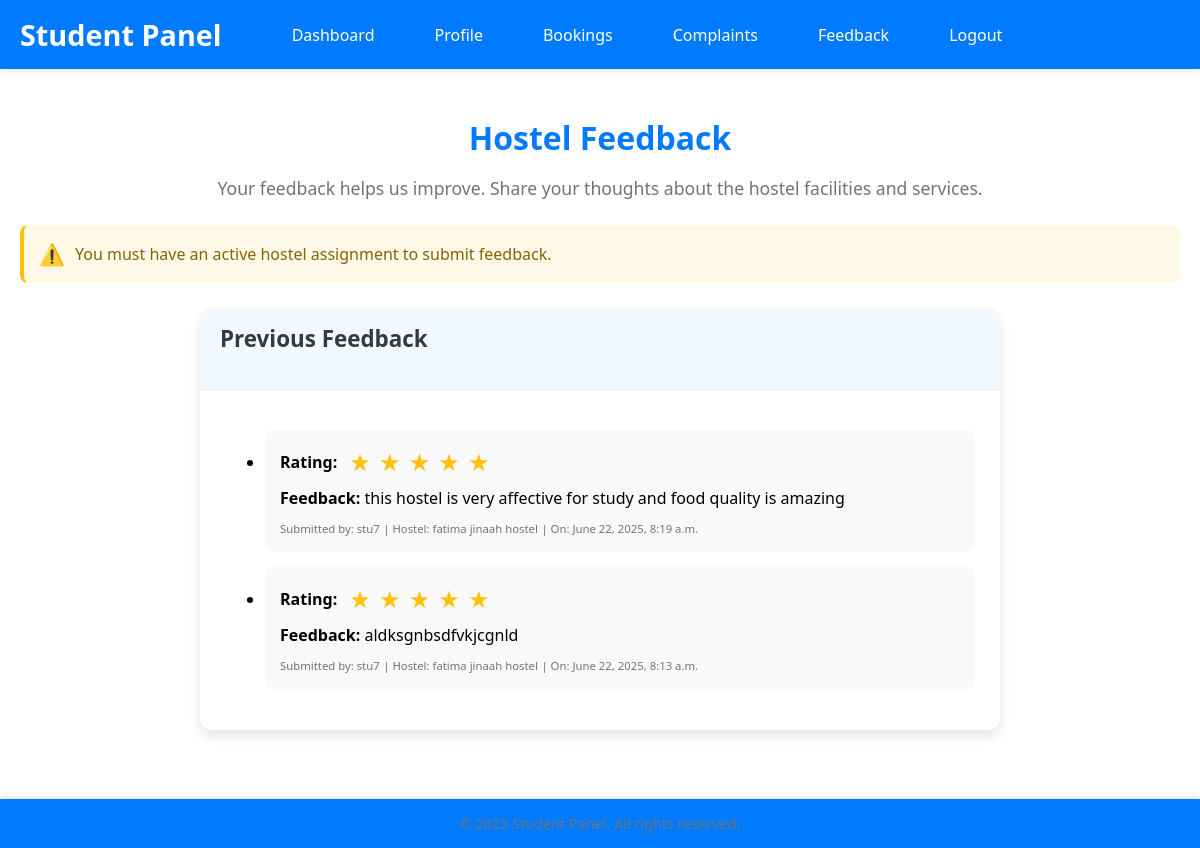
The app's page /student/feedback/ (signed in) with its own data.
### student/models.py (models this page shows, shortened)
class Feedback(models.Model):
    feedback_id = models.AutoField(primary_key=True)
    user = models.ForeignKey(User, on_delete=models.CASCADE, related_name='feedbacks')
    hostel = models.ForeignKey(Hostels, on_delete=models.CASCADE, related_name='feedbacks', null=True, blank=True)
    feedback_text = models.TextField()
    rating = models.IntegerField(choices=[(i, str(i)) for i in range(1, 6)], default=3)
    created_at = models.DateTimeField(auto_now_add=True)
    class Meta:
        ordering = ['-created_at']

### coustom_admin/models.py (models this page shows, shortened)
class Hostels(models.Model):
    name = models.CharField(max_length=100)
    address = models.TextField(max_length=250)
    gender = models.CharField(default="Male", choices=[('Male', 'Male'), ('Female', 'Female')])
    contact_number = models.CharField(max_length=11)
    total_floors = models.IntegerField()
    description = models.TextField(blank=True, null=True)
    created_at = models.DateTimeField(auto_now_add=True)

### student/views.py (the view, shortened to what this page needs)
# urls.py: path('feedback/', views.student_feedback, name='student_feedback'),
def student_feedback(request):
    if not request.user.is_authenticated:
        return redirect('student_login')
    try:
        student = Student.objects.get(user_id=request.user.id)
        from coustom_admin.models import BookingRequest, RoomAssignment
        from student.models import Feedback
        assigned_hostel = None
        active_booking = BookingRequest.objects.filter(
            student=request.user,
            status='Approved'
        ).first()
        feedback_list = Feedback.objects.filter(user=request.user).order_by('-created_at')
        return render(request, 'student_feedback.html', {
            'student': student,
            'feedback_list': feedback_list,
            'assigned_hostel': assigned_hostel
        })
    except Student.DoesNotExist:
        logout(request)
        messages.error(request, "Access denied. This portal is for students only.")
        return redirect('student_login')

### student/Templates/student_feedback.html (shortened to what this page needs)
{% extends 'student_base.html' %}
{% block content %}
    <h2>Hostel Feedback</h2>
    <p>Your feedback helps us improve. Share your thoughts about the hostel facilities and services.</p>
    {% if assigned_hostel %}
        <div class="card feedback-card">
            <div class="card-header">
                <h3>Submit Your Feedback</h3>
            </div>
            <div class="card-body">
                <form method="POST">
                    {% csrf_token %}
                    <div class="form-group">
                        <label for="feedback_text"><span class="form-icon">💬</span> Feedback:</label>
                        <textarea class="form-control" id="feedback_text" name="feedback_text" rows="6" required placeholder="Share your experience with the hostel facilities, staff, or services..."></textarea>
                    </div>
                    <div class="form-group rating-group">
                        <label for="rating"><span class="form-icon">⭐</span> Rating:</label>
                        <div class="rating-container">
                            <select class="form-control" id="rating" name="rating" required>
                                <option value="">Select Rating</option>
                                <option value="5">5 - Excellent</option>
                                <option value="4">4 - Good</option>
                                <option value="3">3 - Average</option>
                                <option value="2">2 - Poor</option>
                                <option value="1">1 - Very Poor</option>
                            </select>
                            <div class="rating-visual">
                                <span class="star" data-value="1">★</span>
                                <span class="star" data-value="2">★</span>
                                <span class="star" data-value="3">★</span>
                                <span class="star" data-value="4">★</span>
                                <span class="star" data-value="5">★</span>
                            </div>
                        </div>
                    </div>
                    <button type="submit" class="btn btn-primary submit-btn"><span class="btn-icon">✓</span> Submit Feedback</button>
                </form>
            </div>
        </div>
    {% else %}
        <div class="alert alert-warning" role="alert">
            <span class="alert-icon">⚠️</span> You must have an active hostel assignment to submit feedback.
        </div>
    {% endif %}
    <div class="card feedback-history-card mt-4">
        <div class="card-header">
            <h3>Previous Feedback</h3>
        </div>
        <div class="card-body">
            {% if feedback_list %}
                <ul class="list-group feedback-list">
                    {% for feedback in feedback_list %}
                        <li class="list-group-item feedback-item">
                            <div class="feedback-rating">
                                <strong>Rating:</strong>
                                <span class="rating-stars">
                                    {% for i in "12345" %}
                                        {% if forloop.counter <= feedback.rating %}
                                            <span class="star filled">★</span>
                                        {% else %}
                                            <span class="star">★</span>
                                        {% endif %}
                                    {% endfor %}
                                </span>
                            </div>
                            <div class="feedback-text">
                                <strong>Feedback:</strong> {{ feedback.feedback_text }}
                            </div>
                            <div class="feedback-details">
                                <small>Submitted by: {{ feedback.user.username }}</small>
                                {% if feedback.hostel %}
                                    <small> | Hostel: {{ feedback.hostel.name }}</small>
                                {% endif %}
                                <small> | On: {{ feedback.created_at }}</small>
                            </div>
                        </li>
                    {% endfor %}
                </ul>
            {% else %}
                <p class="no-feedback">No feedback submitted yet. Be the first to share your thoughts!</p>
            {% endif %}
        </div>
    </div>
{% endblock %}

### student/Templates/student_base.html (style rules this page uses)
body { font-family: 'Segoe UI', Tahoma, Geneva, Verdana, sans-serif; margin: 0; padding: 0; display: flex; flex-direction: column; min-height: 100vh; background-color: #f8f9fa; transition: background-color 0.3s ease; }

### student/Templates/student_feedback.html (style rules this page uses)
h2 { color: #007bff; margin-bottom: 15px; font-size: 2rem; text-align: center; }
p { color: #6c757d; margin-bottom: 25px; text-align: center; font-size: 1.1rem; }
.card { background-color: white; border-radius: 12px; box-shadow: 0 6px 12px rgba(0, 0, 0, 0.1); margin-bottom: 25px; overflow: hidden; transition: transform 0.3s ease, box-shadow 0.3s ease; }
.feedback-card, .feedback-history-card { max-width: 800px; margin-left: auto; margin-right: auto; }
.card-header { background-color: #f1f8ff; padding: 15px 20px; border-bottom: 1px solid #e9ecef; }
.card-header h3 { color: #007bff; margin: 0; font-size: 1.5rem; }
.card-body { padding: 25px; }
.card h3 { color: #343a40; margin-top: 0; margin-bottom: 20px; font-size: 1.4rem; }
.star { color: #ced4da; font-size: 1.5rem; margin: 0 2px; cursor: pointer; transition: color 0.3s ease; }
.star:hover, .star.filled { color: #ffc107; }
.alert { border-radius: 8px; margin-bottom: 25px; padding: 15px; display: flex; align-items: center; font-size: 1rem; }
.alert-icon { font-size: 1.3rem; margin-right: 10px; }
.alert-warning { background-color: #fff8e6; border-left: 4px solid #ffc107; color: #856404; }
.feedback-list { margin-top: 15px; }
.feedback-item { border-radius: 8px; margin-bottom: 15px; padding: 15px; background-color: #f9f9f9; transition: background-color 0.3s ease; }
.feedback-rating { margin-bottom: 8px; display: flex; align-items: center; }
.rating-stars { margin-left: 10px; }
.feedback-text { margin-bottom: 8px; line-height: 1.5; }
.feedback-details { color: #6c757d; font-size: 0.85rem; margin-top: 8px; }

### records on screen
Feedback: rating 5 (drawn), feedback_text "this hostel is very affective for study and food quality is amazing", user.username "stu7", hostel.name "fatima jinaah hostel", created_at "June 22, 2025, 8:19 a.m."
Feedback: rating 5 (drawn), feedback_text "aldksgnbsdfvkjcgnld", user.username "stu7", hostel.name "fatima jinaah hostel", created_at "June 22, 2025, 8:13 a.m."
